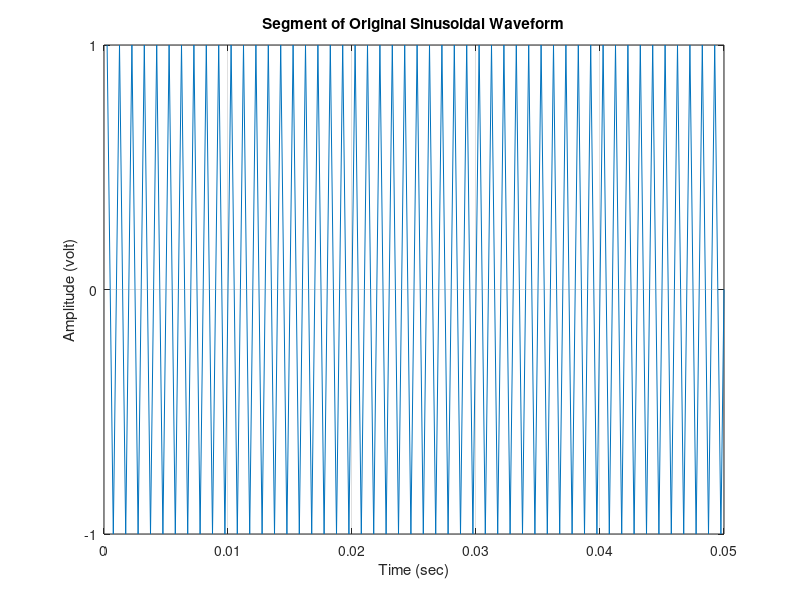
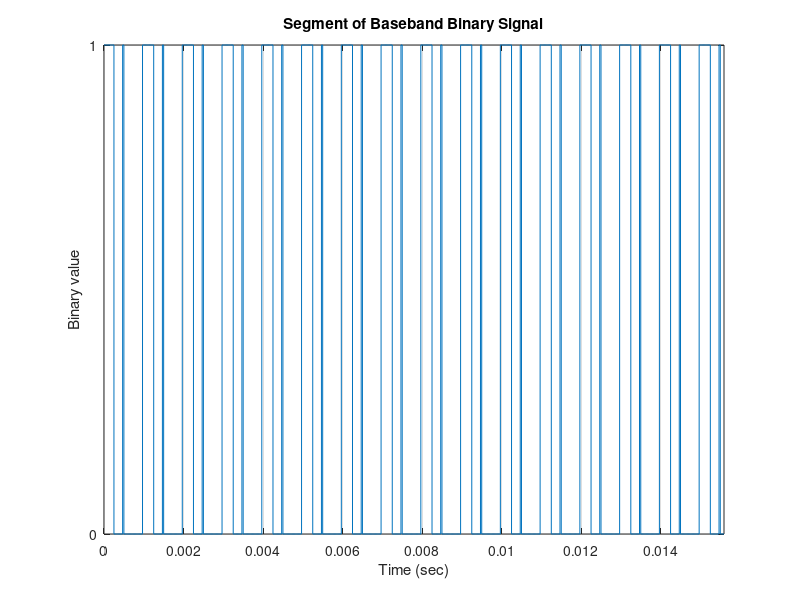

Write MATLAB code to recreate these figures, in order. (Note: this script raises an error after producing the figures.)
clear all;
close all;
clc;
%% Parameters for Synthetic Signal
f = 1000;       % Frequency of audio signal (Hz)
Fs = 4000;      % Sampling frequency (samples/sec)
t = (1/Fs:1/Fs:1); % Time vector (1 sec duration)
Am = 1.0;       % Amplitude of signal

% Generate original sinusoidal signal
signal = Am * sin(2 * pi * f * t);

% Plot original sinusoidal waveform (Segment)
figure(1);
plot(t(1:200), signal(1:200));
set(gca, 'ytick', [-1 0 1]);
title('Segment of Original Sinusoidal Waveform');
xlabel('Time (sec)');
ylabel('Amplitude (volt)');
grid on;

%% Quantization (8-bit uniform)
maxVal = max(signal);
minVal = min(signal);
interval = (maxVal - minVal) / 255;
partition = minVal:interval:maxVal;
codebook = (minVal - interval):interval:maxVal;

[index, quants, distor] = quantiz(signal, partition, codebook);

% Convert decimal indices to binary (8 bits per sample)
indxtrn = index';
matrix = zeros(length(indxtrn), 8);

for i = 1:length(indxtrn)
    matrix(i, :) = bitget(uint8(indxtrn(i)), 1:8);
end

matrixtps = matrix'; % 8 x N matrix

% Create baseband bit stream (column vector)
baseband = reshape(matrixtps, [], 1);

Tb = 1 / (Fs * 8);  % Bit duration (32 kbps bit rate)
time = 0:Tb:Tb * (length(baseband) - 1);

% Plot baseband binary signal segment
figure(2);
stairs(time(1:500), baseband(1:500));
title('Segment of Baseband Binary Signal');
xlabel('Time (sec)');
ylabel('Binary value');
set(gca, 'ytick', [0 1]);
axis([0 time(500) 0 1]);
grid on;

%% Convolutional Encoding
input_to_Convolutional_encoder = baseband';  % 1 x total bits

trellis = poly2trellis(7, [171 133]);  % Constraint length 7, polynomials in octal
code = convenc(input_to_Convolutional_encoder, trellis);

%% Interleaving
interleaver_depth = 4831;
data_interleave = randintrlv(code, interleaver_depth);

%% BPSK Modulation
M = 2;
k = log2(M);

% Convert bits to symbols
symbol = bi2de(reshape(data_interleave, k, []).', 'left-msb');
symbol = double(symbol);

bpsk_modulated_data = pskmod(symbol, M);

%% BPSK Demodulation
bpsk_demodulated = pskdemod(bpsk_modulated_data, M);

% Symbol error count
[num_err, ratio_err] = symerr(symbol, bpsk_demodulated);

% Convert symbols back to bits
retrieved_bits = de2bi(bpsk_demodulated, k, 'left-msb');

%% Deinterleaving and Decoding
% Include burst error simulation (zero errors here)
errors = zeros(size(retrieved_bits));
inter_err = bitxor(retrieved_bits, errors);

data_deinterleave = randdeintrlv(inter_err, interleaver_depth);

tblen = 3; % Traceback length for Viterbi decoding
decodx = vitdec(data_deinterleave, trellis, tblen, 'cont', 'hard');

% Fix indexing for decoded bits
N3 = length(decodx);
decod2 = zeros(1, N3);
decod2(1:(N3 - tblen)) = decodx(tblen+1:end);
decod2(N3) = decodx(1);

decod2 = decod2';  % Column vector

%% Error Checking
[number_bits_err, bit_error_ratio] = biterr(decod2, baseband);

convert = reshape(decod2, 8, length(signal));  % 8 x 4000 matrix
convert = convert';

[number_conv_err, conv_error_ratio] = biterr(convert, matrixtps');

% Convert binary back to decimal
intconv = bi2de(convert);

[number_final_err, final_error_ratio] = biterr(intconv, index');

% Reconstruct signal from quantized levels
reconstructed_signal = minVal + intconv * interval;

%% Plot original vs reconstructed signals
figure(3);
subplot(2,1,1);
plot(time(1:100), signal(1:100));
set(gca, 'ytick', [-1 0 1]);
axis([0 time(100) -1 1]);
title('Segment of Original Audio Signal');
xlabel('Time (sec)');
ylabel('Amplitude');
grid on;

subplot(2,1,2);
plot(time(1:100), reconstructed_signal(1:100));
set(gca, 'ytick', [-1 0 1]);
axis([0 time(100) -1 1]);
title('Segment of Retrieved Audio Signal after Decoding');
xlabel('Time (sec)');
ylabel('Amplitude');
grid on;
